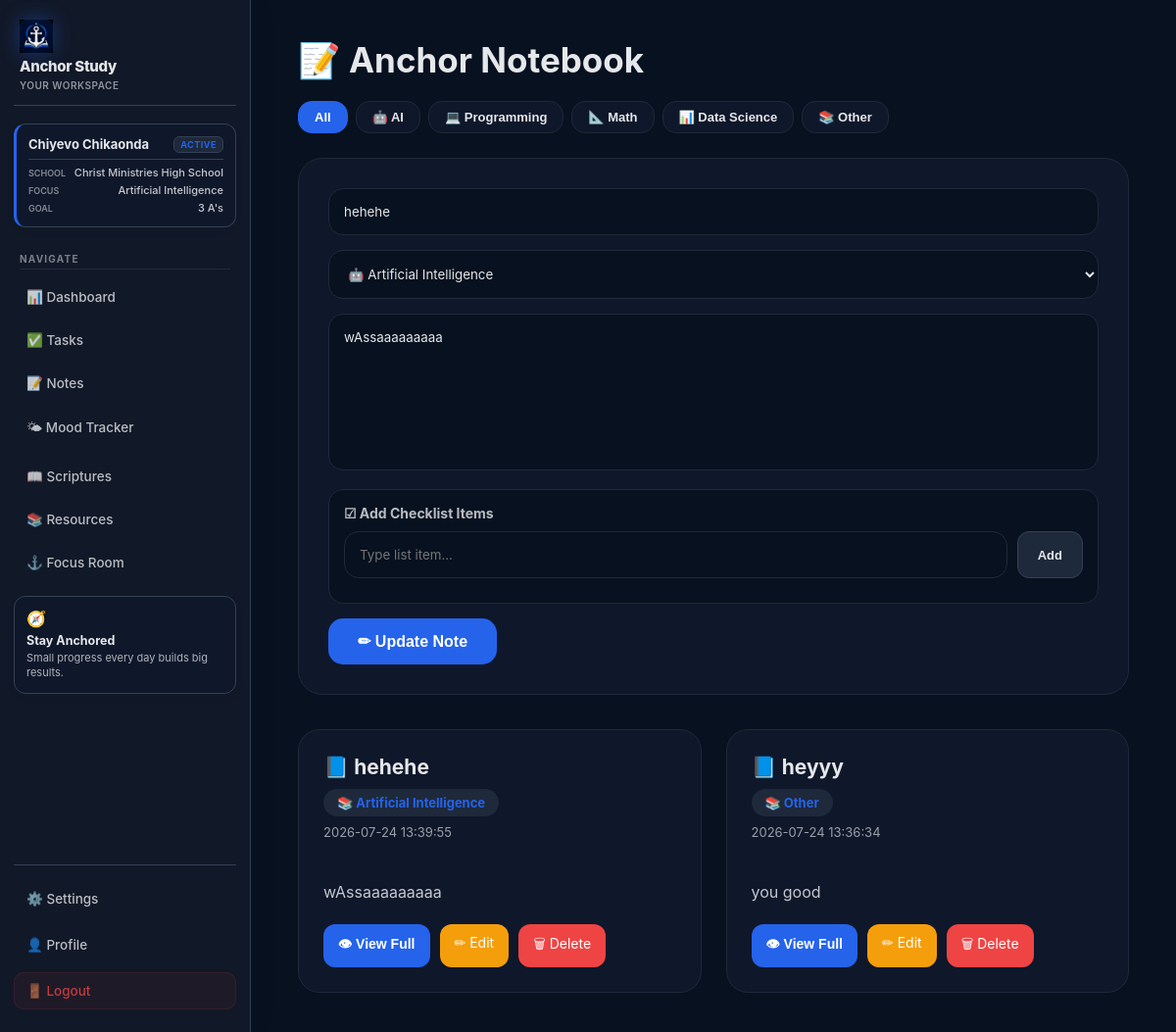
/notes?edit=2 (signed in), run on the app's committed database.
### tables this page shows
CREATE TABLE users(

        id INTEGER PRIMARY KEY AUTOINCREMENT,

        full_name TEXT,

        education_level TEXT,

        institution TEXT,

        study_level TEXT,

        subjects TEXT,

        study_goal TEXT,

        academic_target TEXT,

        username TEXT UNIQUE,

        password TEXT,

        birthday TEXT,

        theme TEXT DEFAULT 'light'

    );

CREATE TABLE notes(

        id INTEGER PRIMARY KEY AUTOINCREMENT,

        username TEXT NOT NULL,

        title TEXT NOT NULL,

        content TEXT NOT NULL,

        created_at TIMESTAMP DEFAULT CURRENT_TIMESTAMP

    , subject TEXT DEFAULT 'Other');

### ai_student_assistant/routes/notes.py (the view, shortened to what this page needs)
@notes.route("/notes", methods=["GET", "POST"])
def notes_page():
    if "user" not in session:
        return redirect("/login")
    username = session["user"]
    conn = get_db()
    edit_note=None
    edit_id=request.args.get("edit")
    if edit_id:
        edit_note=conn.execute(
            """
            SELECT *
            FROM notes
            WHERE id=? AND username=?
            """,
            (
                edit_id,
                username
            )
        ).fetchone()
    note_list=conn.execute(
        """
        SELECT *
        FROM notes
        WHERE username=?
        ORDER BY created_at DESC
        """,
        (username,)
    ).fetchall()
    conn.close()
    return render_template(
        "notes.html",
        notes=note_list,
        edit_note=edit_note
    )

### ai_student_assistant/database.py (called while the page is built)
def get_db():
    conn = sqlite3.connect(DB_NAME)
    conn.row_factory = sqlite3.Row
    return conn

### app.py (called while the page is built)
@app.context_processor
def inject_user_profile():
    conn = get_db()
    profile_user = conn.execute(
        "SELECT * FROM users LIMIT 1"
    ).fetchone()
    conn.close()
    return {
        "profile_user": profile_user
    }

### ai_student_assistant/templates/notes.html (shortened to what this page needs)
{% extends "base.html" %}
{% block content %}
<div class="notes-page">
<div class="notes-header">
<h1>
📝 Anchor Notebook
</h1>
</div>
<div class="filter-buttons">
<button class="filter-btn active" onclick="filterNotes('all', this)">All</button>
<button class="filter-btn" onclick="filterNotes('Artificial Intelligence', this)">🤖 AI</button>
<button class="filter-btn" onclick="filterNotes('Programming', this)">💻 Programming</button>
<button class="filter-btn" onclick="filterNotes('Mathematics', this)">📐 Math</button>
<button class="filter-btn" onclick="filterNotes('Data Science', this)">📊 Data Science</button>
<button class="filter-btn" onclick="filterNotes('Other', this)">📚 Other</button>
</div>
<div class="editor-card">
<form method="POST" enctype="multipart/form-data" id="note-form">
<input
type="text"
name="title"
placeholder="Give your note a title..."
value="{{ edit_note.title if edit_note else '' }}"
required
>
<select name="subject">
<option value="Artificial Intelligence" {% if edit_note and edit_note.subject == 'Artificial Intelligence' %}selected{% endif %}>
🤖 Artificial Intelligence
</option>
</select>
<textarea
name="content"
placeholder="Write your notes, thoughts, or ideas..."
>{{ edit_note.content if edit_note else '' }}</textarea>
<div class="checklist-builder">
<h4>☑ Add Checklist Items</h4>
<div class="checklist-inputs">
<input type="text" id="checklist-input-text" placeholder="Type list item...">
<button type="button" class="add-item-btn" onclick="addChecklistItem()">Add</button>
</div>
</div>
<button class="save-button">
{% if edit_note %}
✏ Update Note
{% else %}
💾 Save Note
{% endif %}
</button>
</form>
</div>
{% if notes %}
<div class="notes-grid" id="notes">
{% for note in notes %}
<div class="note-card" data-subject="{{ note.subject }}">
<div>
<div class="note-title">
📘 {{ note.title }}
</div>
<div class="subject">
📚 {{ note.subject }}
</div>
<div class="date">
{{ note.created_at }}
</div>
{% if note.content %}
<div class="preview">
{{ note.content }}
</div>
{% endif %}
</div>
<div class="actions">
<button type="button" class="view-btn" onclick="openNoteModal('{{ note.title | escape }}', '{{ note.subject | escape }}', '{{ note.created_at | escape }}', `{{ note.content | safe }}`)">
👁 View Full
</button>
<a class="edit" href="/notes?edit={{note.id}}">
✏ Edit
</a>
<a class="delete" href="/delete-note/{{note.id}}" onclick="return confirm('Delete this note?')">
🗑 Delete
</a>
</div>
</div>
{% endfor %}
</div>
{% endif %}
</div>
{% endblock %}

### ai_student_assistant/templates/base.html (shortened to what this page needs)
<!DOCTYPE html>
<html>
<head>
</head>
<body>
{% if request.path not in ['/', '/login', '/signup'] %}
    <div class="sidebar main-sidebar">
        <div class="logo">
            <img src="{{ url_for('static', filename='anchor-study-logo.png') }}" alt="Anchor Study Logo" class="logo-image">
            <h2>Anchor Study</h2>
            <p>Your workspace</p>
        </div>
        {% if profile_user %}
            <div class="student-mini-card">
                <div class="student-card-header">
                    <h3>{{ profile_user["full_name"] }}</h3>
                    <span class="explorer-badge">Active</span>
                </div>
                <div class="student-details-grid">
                    <div class="student-row">
                        <span class="label">School</span>
                        <span class="val">{{ profile_user["institution"] }}</span>
                    </div>
                    <div class="student-row">
                        <span class="label">Focus</span>
                        <span class="val">{{ profile_user["subjects"] }}</span>
                    </div>
                    <div class="student-row">
                        <span class="label">Goal</span>
                        <span class="val">{{ profile_user["study_goal"] }}</span>
                    </div>
                </div>
            </div>
        {% endif %}
        <div class="menu-title">NAVIGATE</div>
        <a href="/dashboard">📊 Dashboard</a>
        <a href="/tasks" class="desktop-link">✅ Tasks</a>
        <a href="/notes" class="desktop-link">📝 Notes</a>
        <a href="/mood">🌤 Mood Tracker</a>
        <a href="/scriptures">📖 Scriptures</a>
        <a href="/resources">📚 Resources</a>
        <a href="/timer">⚓ Focus Room</a>
        <div class="study-card">
            <div class="study-card-content">
                <span class="study-card-icon">🧭</span>
                <h3>Stay Anchored</h3>
                <p>Small progress every day builds big results.</p>
            </div>
        </div>
        <div class="menu-bottom">
            <a href="/settings">⚙️ Settings</a>
            <a href="/profile/edit" class="desktop-link">👤 Profile</a>
            <a href="/logout" class="logout" onclick="resetTheme()">🚪 Logout</a>
        </div>
    </div>
{% endif %}
{% if request.path == "/" %}
    <div class="welcome-main">
{% else %}
    <div class="main">
{% endif %}
{% block content %}
{% endblock %}
</div>
</body>
</html>

### ai_student_assistant/templates/notes.html (style rules this page uses)
.notes-page { max-width:1200px; margin:auto; }
.notes-header { display:flex; justify-content:space-between; align-items:center; gap:20px; margin-bottom:20px; flex-wrap:wrap; }
.notes-header h1 { font-size:35px; }
.filter-buttons { display:flex; gap:8px; margin-bottom:25px; flex-wrap:wrap; }
.filter-btn { background:var(--card); border:1px solid var(--soft); color:var(--text); padding:8px 16px; border-radius:14px; cursor:pointer; font-size:13px; transition:.2s; }
.filter-btn:hover, .filter-btn.active { background:var(--accent); color:white; border-color:var(--accent); }
.editor-card { background:var(--card); border:1px solid var(--soft); padding:30px; border-radius:25px; margin-bottom:35px; }
.editor-card input, .editor-card textarea, .editor-card select { width:100%; background:var(--background); border:1px solid var(--soft); border-radius:15px; padding:15px; color:var(--text); margin-bottom:15px; }
.editor-card textarea { height:160px; resize:none; }
.editor-card select { cursor:pointer; }
.checklist-builder { background:var(--background); border:1px solid var(--soft); border-radius:15px; padding:15px; margin-bottom:15px; }
.checklist-builder h4 { font-size:14px; margin-bottom:10px; opacity:.8; }
.checklist-inputs { display:flex; gap:10px; margin-bottom:10px; }
.checklist-inputs input { margin-bottom:0; }
.add-item-btn { background:var(--soft); color:var(--text); border:1px solid var(--border); padding:10px 20px; border-radius:12px; cursor:pointer; font-size:13px; transition:.2s; }
.save-button { background:var(--accent); color:white; border:none; padding:14px 30px; border-radius:15px; cursor:pointer; font-size:16px; }
.notes-grid { display:grid; grid-template-columns:repeat(auto-fit,minmax(280px,1fr)); gap:25px; }
.note-card { background:var(--card); border:1px solid var(--soft); padding:25px; border-radius:22px; transition:.3s; display:flex; flex-direction:column; justify-content:space-between; }
.note-title { font-size:21px; font-weight:bold; }
.date { opacity:.65; font-size:13px; margin-top:8px; }
.preview { margin-top:15px; line-height:1.6; opacity:.85; white-space:pre-wrap; display:-webkit-box; -webkit-line-clamp:3; -webkit-box-orient:vertical; overflow:hidden; }
.actions { margin-top:20px; display:flex; gap:10px; flex-wrap:wrap; }
.actions a, .actions button { padding:10px 15px; border-radius:12px; text-decoration:none; color:white; font-size:14px; text-align:center; border:none; cursor:pointer; }
.view-btn { background:var(--accent); }
.edit { background:#f59e0b; }
.delete { background:#ef4444; }
.subject { display:inline-block; margin-top:10px; padding:6px 14px; border-radius:20px; background:var(--soft); color:var(--accent); font-size:13px; font-weight:bold; }

### data on the page
users: full_name "Chiyevo Chikaonda", institution "Christ Ministries High School", subjects "Artificial Intelligence", study_goal "3 A's"
notes: title "hehehe", subject "🤖 Artificial Intelligence", content "wAssaaaaaaaaa", subject "Artificial Intelligence", created_at "2026-07-24 13:39:55"
notes: title "heyyy", subject "Other", created_at "2026-07-24 13:36:34", content "you good"
